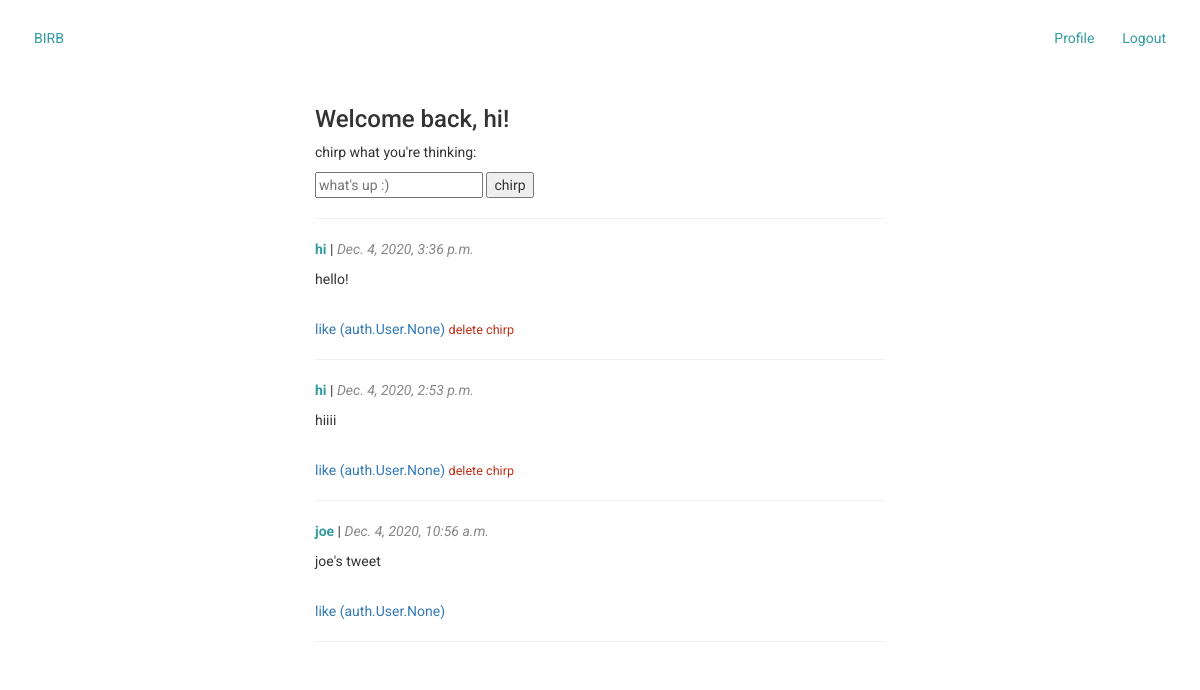
The app's page / (signed in), older data.
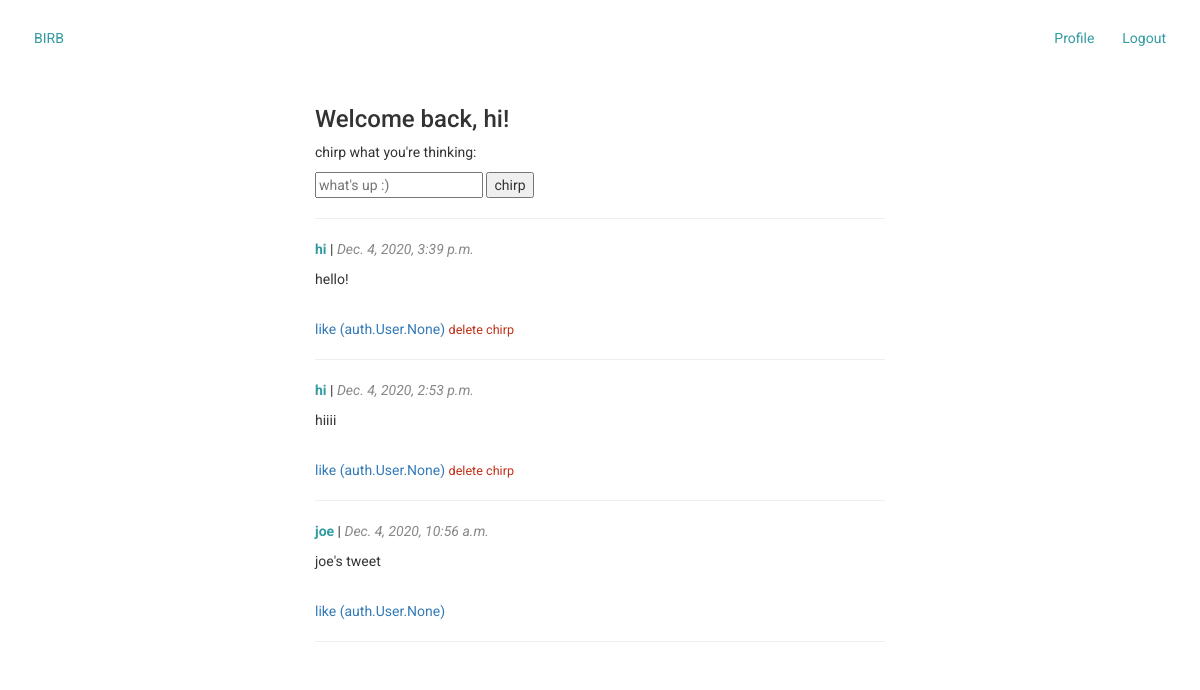
The same page, newer data.
### main/models.py (models this page shows, shortened)
class Chirp(models.Model):
    body = models.TextField(max_length=300)
    author = models.ForeignKey(User, on_delete=models.DO_NOTHING, null=True)
    created_at = models.DateTimeField()
    hashtags = models.ManyToManyField(Hashtag)
    likes = models.ManyToManyField(User, related_name='likes')

### main/views.py (the view, shortened to what this page needs)
# urls.py: path('', views.main_view, name='main_view'),
def main_view(request):
    chirps = Chirp.objects.all().order_by('-created_at')
    return render(request, 'main.html', {'chirps': chirps})

### main/templates/main.html (shortened to what this page needs)
{% extends 'base.html' %}
{% load static %}
{% block styles %}
    {% if user.is_authenticated %}
        <link rel="stylesheet" href="{% static 'css/chirp_list.css' %}">
    {% endif %}
{% endblock %}
{% block content %}
    {% if user.is_authenticated %}
        <h3>Welcome back, {{user.username}}!</h3>
        <form method="POST" action="/">
            <p>chirp what you're thinking:</p>
            <input name="body" placeholder="what's up :)"/>
            <input type="submit" value="chirp"/>
        </form>
        <hr/>
        {% for chirp in chirps %}
            <div class="chirp-card">
                <p><span class="chirp-username"><b>
                    <a href="{% url 'user_view' username=chirp.author.username %}">{{ chirp.author.username }}</a>
                </b></span> |
                    <span class="chirp-created-at"><i>{{ chirp.created_at }}</i></span></p>
                <p>{{ chirp.body }}</p>
                <br>
                <span><a href="/like?id={{chirp.id}}">like ({{ chirp.likes }})</a></span>
                {% if chirp.author == user %}
                    <span class="chirp-delete"><a href="delete?id={{chirp.id}}">delete chirp</a></span>
                {% endif %}
                <hr/>
            </div>
        {% endfor %}
    {% endif %}
{% endblock %}

Row changes from the older to the newer data that the page shows:
removed Chirp: author.username "hi", created_at "Dec. 4, 2020, 3:36 p.m.", body "hello!", likes "auth.User.None"
added Chirp: author.username "hi", created_at "Dec. 4, 2020, 3:39 p.m.", body "hello!", likes "auth.User.None"
